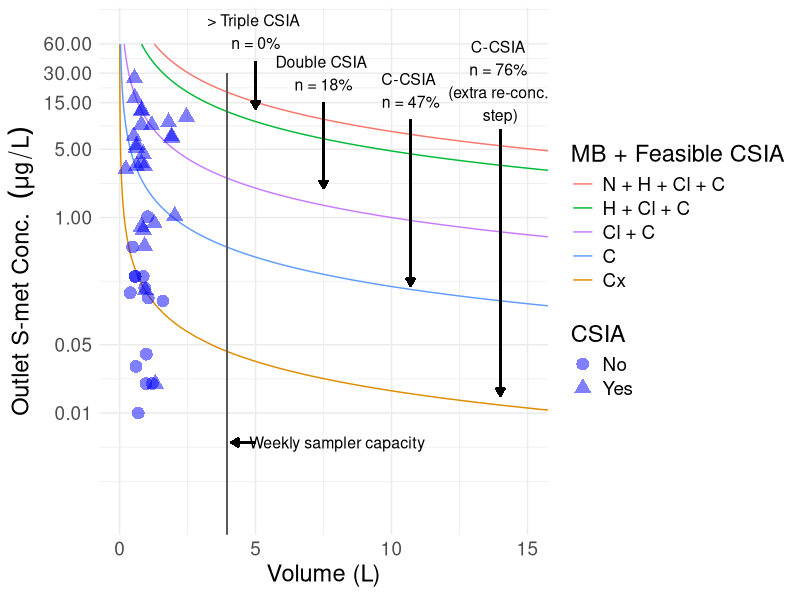

R code for this plot: (Note: this script raises an error after producing the figure.)
## ---- chunk 1
knitr::opts_chunk$set(echo = FALSE, message=FALSE, warning = F)

Sys.setlocale("LC_ALL", "English") 

library("tidyr")
#library("dplyr")
library("cowplot")
library("gridExtra")
library("ggplot2")
library("ggrepel")
library("zoo")
library("scales")
#library("plotly")
library("Cairo")
## ---- chunk 2
outscope = read.csv2('Data/MonitoringScope_R.csv', header = T) 
#names(outscope)

out = outscope[, c("WeekSubWeek" , 
                   #"AveDischarge.m3.h", 
                   "Sampled", "Vol.SPE.L", "Conc.mug.L", "DD13C.diss")]
out$CSIA = ifelse(is.na(out$DD13C.diss), "No", "Yes")
out$DD13C.diss = NULL
out$Conc.mug.L = round(out$Conc.mug.L, digits = 2)
out$C.txt = sprintf("%.3f", round(out$Conc.mug.L, digits = 3) ) 
out$Conc.mug.L  = NULL
colnames(out)[colnames(out) == "Vol.SPE.L"] <- "Field.Vsmp"
## ---- chunk 3
# Theoretical Concentrations
iterations = 6000
variables = 1
conc = 0.00
C.smp = matrix(ncol = variables, nrow = iterations)

for (i in 1:iterations){
  C.smp[i,] = conc
  if (conc < 0.05){
    conc = conc + 0.001
  } else {
    conc = conc + 0.010  
  }
}
## ---- chunk 4
df.C = data.frame(C.smp)

# Early assumption, min. Carbon 15 ng:
# minMass = 15
# Late correction:
minMass = 10
elementMass = 12.0107 # g/mol
atoms = 15

# 100 used for GC, TPs and each isotope, plus 1x backup = 500 uL
# For re-concentration steps:
# 200uL (out of 500) are considered for GC and TPs, there is no backup and 300uL is reconcentrated to either:
# 100uL (yielding two samples) or 30uL (yielding one sample)
df.C$uL500C.Vsmp = 1/(df.C$C.smp*(10^3)*(elementMass/283.796)*atoms*(4/500)*(1/minMass))
df.C$uL50C.Vsmp = 1/(df.C$C.smp*(10^3)*(elementMass/283.796)*atoms*(300/500)*(4/100)*(1/minMass)) 
df.C$uL30C.Vsmp = 1/(df.C$C.smp*(10^3)*(elementMass/283.796)*atoms*(350/500)*(4/30)*(1/minMass)) # 100 used for GC

df.C = df.C[-1,]
df.C$C.txt = sprintf("%.3f", round(df.C$C.smp, digits = 3) )
## ---- chunk 5
df.Cl = data.frame(C.smp)

minMass = 10
elementMass = 35.453
atoms = 1
# 0.008, 0.06, 0.1
# 100 used for GC, TPs and each isotope, plus 1x backup = 500 uL
df.Cl$uL500Cl.Vsmp = 1/(df.Cl$C.smp*(10^3)*(elementMass/283.796)*atoms*(4/500)*(1/minMass))
df.Cl$uL50Cl.Vsmp = 1/(df.Cl$C.smp*(10^3)*(elementMass/283.796)*atoms*(300/500)*(4/100)*(1/minMass)) 
df.Cl$uL30Cl.Vsmp = 1/(df.Cl$C.smp*(10^3)*(elementMass/283.796)*atoms*(300/500)*(4/60)*(1/minMass)) # 100 used for GC

df.Cl = df.Cl[-1,]

df.Cl$C.txt = sprintf("%.3f", round(df.Cl$C.smp, digits = 3) )
## ---- chunk 6
df.N = data.frame(C.smp)

minMass = 30 # ng
elementMass = 14.0067 # g/mol
atoms = 1

# 100 used for GC, TPs and each isotope, plus 1x backup = 500 uL
df.N$uL500N.Vsmp = 1/(df.N$C.smp*(10^3)*(elementMass/283.796)*atoms*(4/500)*(1/minMass))
df.N$uL50N.Vsmp = 1/(df.N$C.smp*(10^3)*(elementMass/283.796)*atoms*(300/500)*(4/100)*(1/minMass)) 
df.N$uL30N.Vsmp = 1/(df.N$C.smp*(10^3)*(elementMass/283.796)*atoms*(300/500)*(4/60)*(1/minMass)) # 100 used for GC

df.N = df.N[-1,]

df.N$C.txt = sprintf("%.3f", round(df.N$C.smp, digits = 3) )
## ---- chunk 7
df.H = data.frame(C.smp)

minMass = 30 # ng
elementMass = 1.00794 # g/mol
atoms = 22

# 100 used for GC, TPs and each isotope, plus 1x backup = 500 uL
df.H$uL500H.Vsmp = 1/(df.H$C.smp*(10^3)*(elementMass/283.796)*atoms*(4/500)*(1/minMass))
df.H$uL50H.Vsmp = 1/(df.H$C.smp*(10^3)*(elementMass/283.796)*atoms*(300/500)*(4/100)*(1/minMass)) 
df.H$uL30H.Vsmp = 1/(df.H$C.smp*(10^3)*(elementMass/283.796)*atoms*(300/500)*(4/60)*(1/minMass)) # 100 used for GC

df.H = df.H[-1,]

df.H$C.txt = sprintf("%.3f", round(df.H$C.smp, digits = 3) )
## ---- chunk 8
## Merging dataframes
df.Cl$C.smp = NULL
df.N$C.smp = NULL
df.H$C.smp = NULL
dfout.CCl = merge(df.C, df.Cl, by = "C.txt", all = T)
dfout.CClN = merge(dfout.CCl, df.N, by = "C.txt", all = T)
dfout.CClNH = merge(dfout.CClN, df.H, by = "C.txt", all = T)
dfout.CClNH = merge(dfout.CClNH, out, by = "C.txt", all = T)



# dfout.CCl$AveDischarge.m3.h = NULL

# Melting dataframe
df.tidy <- dfout.CClNH %>%
  gather(measure, value, 
         -C.smp, 
         -C.txt,
         -WeekSubWeek,
         #-AveDischarge.m3.h, 
         -Sampled, -CSIA) %>% # Melts data frame
  separate(measure, into = c("VialSize", "temporary_var")) %>% # parses the sep = "." into...
  # VialSize will be first string of variable name
  spread(temporary_var, value)
  
## ---- chunk 9
#View(df.tidy.CClN)
size = 4
g = ggplot(data= df.tidy)+
  geom_line(data=subset(df.tidy, VialSize != "Field" & 
                          (VialSize == "uL500C" | 
                             VialSize == "uL500N" |
                               VialSize == "uL500Cl" |
                               VialSize == "uL500H" |
                             VialSize == "uL30C")), 
            aes(x = Vsmp, y = C.smp, group = VialSize, colour = VialSize) ) +
  geom_point(data=subset(df.tidy, VialSize == "Field" & !is.na(CSIA)), 
             colour = "blue", alpha = 0.5, size = size,
             aes(x = Vsmp, y = C.smp, 
                 group = VialSize,  shape = CSIA #, 
                 #size = AveDischarge.m3.h
                 )) +
  #geom_line(data=subset(df.tidy, VialSize == "uL30")) + 
  #geom_line(data=subset(df.tidy, VialSize == "uL50")) +
  #geom_line(data=subset(df.tidy, VialSize == "uL500")) +
  theme_minimal() +
  theme(#legend.position = "bottom",
        text = element_text(size=17)) +
  scale_y_continuous(trans=log_trans() , breaks=c(0.01, 0.05, 1, 5, 15, 30, 60) )+
  # scale_x_continuous( limits = c(0,40) , expand = c(0,0) )
  coord_cartesian(xlim=c(0,15)) + 
  scale_color_manual(name= "MB + Feasible CSIA", 
                     # Actual order:
                     # "uL30C", "uL500C", "uL500Cl", "uL500H", "uL500N"
                      values = c("#F8766D", "#00BA38", "#C77CFF", "#619CFF", "#DE8C00"
                                 # Blue: "#619CFF"
                                 # Brown: "#DE8C00"
                                 #c("black", "#F8766D", "#00BFC4", "#DE8C00", 
                                 #"black", "#D55E00",  "#00BFC4",  "#B79F00", "#00BA38"
                                 # Bulk, North, outlet, South, Valley
                                 #"#D55E00", "darkgreen", "dodgerblue"
                                 ),
                     breaks=c("uL500N" , 
                              "uL500H",
                              "uL500Cl",
                              "uL500C" , 
                              "uL30C"),
                     labels=c("N + H + Cl + C" , 
                              "H + Cl + C" , 
                              "Cl + C", 
                              "C",  
                              "Cx")
                     ) + 
  xlab(expression(paste( "Volume ", "(L)"))) +
  ylab(expression(paste("Outlet S-met Conc.  ", {({mu}*g / L)}))) +
  annotate("rect", xmin=3.9, xmax=4, ymin=0, ymax=30, alpha=1) +
  geom_segment(aes(x = 5, y = 0.005, xend = 4.1, yend = 0.005),
                   arrow = arrow(length = unit(1/2, 'picas'), type = "closed")) +
  annotate("text", 
           x = 8, y = 0.005, 
           label= "Weekly sampler capacity", parse=F, size = size) +
  

  annotate("text", 
           x = 5, y = 80, 
           label= "> Triple CSIA \nn = 0%", parse=F, size = size) +
  geom_segment(aes(x = 5, y = 40, xend = 5, yend = 13),
                   arrow = arrow(length = unit(1/2, 'picas'), type = "closed")) + 
  annotate("text", 
           x = 7.5, y = 30, 
           label= "Double CSIA \nn = 18%", parse=F, size = size) +
  geom_segment(aes(x = 7.5, y = 15, xend = 7.5, yend = 2),
                   arrow = arrow(length = unit(1/2, 'picas'), type = "closed")) +
  annotate("text", 
           x = 10.7, y = 20, 
           label= "C-CSIA \nn = 47%", parse=F, size = size) +
  geom_segment(aes(x = 10.7, y = 10, xend = 10.7, yend = 0.2),
                   arrow = arrow(length = unit(1/2, 'picas'), type = "closed")) +
  
  annotate("text", 
           x = 14, y = 25.0, 
           label= "C-CSIA \nn = 76% \n(extra re-conc. \nstep)", 
           parse=F, size = size) +
  geom_segment(aes(x = 14, y = 8, xend = 14, yend = 0.015),
                   arrow = arrow(length = unit(1/2, 'picas'), type = "closed")) 
  
# g

SAVE = F
PC = T
if (SAVE){
  if (PC){
    ggsave(g, 
       filename = "D:/Documents/these_pablo/WriteUp/Altek_PNAS_LaTeX_SI/images/Scope.pdf", 
       device = "pdf", dpi = 300,  scale = 1, # )# ,
       width = 8.7, height = 6)

  }
}
# ggsave(g, filename = "images/CSIAScope.png"  , width = 12, height = 8 )#, units = "cm", scale = 1)
# dfout.C$check500 = ifelse(dfout.C$uL500.Vsmp >= dfout.C$Field.Vsmp, 1, 0)
## ---- chunk 10
library(scales) 
#show_col(hue_pal()(12))
## ---- chunk 11
ggplot(data= df.tidy.CClN)+
  geom_line(data=subset(df.tidy.CClN, VialSize != "Field" & 
                          ( # VialSize == "uL500Cl" | 
                             VialSize == "uL500C" | 
                             VialSize == "uL500N" |
                             VialSize == "uL30C" | VialSize == "uL30Cl")), 
            aes(x = Vsmp, y = C.smp, group = VialSize, colour = VialSize) ) +
  geom_point(data=subset(df.tidy.CClN, VialSize == "Field" & !is.na(CSIA)), 
             colour = "blue", alpha = 0.5,
             aes(x = Vsmp, y = C.smp, 
                 group = VialSize,  shape = CSIA #, 
                 #size = AveDischarge.m3.h
                 )) +
  #geom_line(data=subset(df.tidy, VialSize == "uL30")) + 
  #geom_line(data=subset(df.tidy, VialSize == "uL50")) +
  #geom_line(data=subset(df.tidy, VialSize == "uL500")) +
  theme_minimal() +
  scale_y_continuous(trans=log_trans(), breaks=c(0.01, 0.05, 1, 5, 10, 20, 30, 60) )+
  # scale_x_continuous( limits = c(0,40) , expand = c(0,0) )
  coord_cartesian(xlim=c(0,4)#, 
                  #ylim = c(0,60)
                  ) + 
  scale_color_manual(name= "MB + Feasible CSIA", 
                     # Actual order:
                     # 
                      values = c("#B79F00", "#F8766D", "#00BFC4", "#C77CFF", "#00BA38"
                                 # Blue: "#619CFF"
                                 # Brown: "#DE8C00"
                                 #c("black", "#F8766D", "#00BFC4", "#DE8C00", "#00BA38"
                                 #"black", "#D55E00",  "#00BFC4",  "#B79F00", "#00BA38"
                                 # Bulk, North, outlet, South, Valley
                                 #"#D55E00", "darkgreen", "dodgerblue"
                                 ),
                     breaks=c("uL500N" , "uL500C" , 
                              # "uL500Cl",  
                              "uL30C",  "uL30Cl"),
                     labels=c("N + Cl + C" , "Cl + C" , 
                              # "Cl", 
                              "C",  "Cl")
                     ) +
  geom_text_repel(data = subset(df.tidy.CClN, (!is.na(WeekSubWeek) & 
                                                 CSIA == "Yes" &
                                                 VialSize == "Field" &
                                                 C.smp >= 1 & 
                                                 Vsmp > 0.5
                                                 ) ), aes(x = Vsmp, y = C.smp, label=WeekSubWeek),
                 arrow = arrow(length = unit(0.005, 'npc'), type = "closed"),
                 force = 1, 
                 point.padding = unit(1.0, 'lines'), 
                 max.iter = 2e3,
                 nudge_x = .2)
## ---- chunk 12
# Total Samples
dfout.CClNH$NumSamp = ifelse(dfout.CClNH$Sampled == "Sampled", 1, 0)
numSamp = sum(dfout.CClNH$NumSamp, na.rm = T)

print("% Samples capable of triple CSIA")
dfout.CClNH$triple = ifelse(dfout.CClNH$uL500H.Vsmp <= dfout.CClNH$Field.Vsmp, 1, 0)
numTriple = sum(dfout.CClNH$triple, na.rm = T)
(numTriple/numSamp)*100 # 0 %

# Total capable of double CSIA
print('% Samples capable of double CSIA')
dfout.CClNH$double = ifelse(dfout.CClNH$uL500Cl.Vsmp <= dfout.CClNH$Field.Vsmp, 1, 0)
numDouble = sum(dfout.CClNH$double, na.rm = T)
(numDouble/numSamp)*100 # 18 %

print('% Samples capable of single C - CSIA')
dfout.CClNH$singleC = ifelse(dfout.CClNH$uL500C.Vsmp <= dfout.CClNH$Field.Vsmp, 1, 0)
numSingleC = sum(dfout.CClNH$singleC, na.rm = T)
(numSingleC/numSamp)*100 # 47 %

print('% Samples capable of single Cl - CSIA')
dfout.CClNH$singleCl = ifelse(dfout.CClNH$uL30C.Vsmp <= dfout.CClNH$Field.Vsmp, 1, 0)
numSingleCl = sum(dfout.CClNH$singleCl, na.rm = T)
(numSingleCl/numSamp)*100 # 76 %
